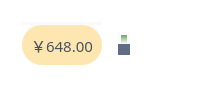
               <widget class="QFrame" name="frame_7">
                <property name="styleSheet">
                 <string notr="true">background-color: rgba(255, 255, 255, 0);</string>
                </property>
                <property name="frameShape">
                 <enum>QFrame::StyledPanel</enum>
                </property>
                <property name="frameShadow">
                 <enum>QFrame::Raised</enum>
                </property>
                <layout class="QVBoxLayout" name="verticalLayout_10">
                 <item>
                  <widget class="QFrame" name="frame_16">
                   <property name="frameShape">
                    <enum>QFrame::StyledPanel</enum>
                   </property>
                   <property name="frameShadow">
                    <enum>QFrame::Raised</enum>
                   </property>
                   <layout class="QHBoxLayout" name="horizontalLayout_14">
                    <item>
                     <widget class="QFrame" name="frame">
                      <property name="sizePolicy">
                       <sizepolicy hsizetype="Fixed" vsizetype="Fixed">
                        <horstretch>0</horstretch>
                        <verstretch>0</verstretch>
                       </sizepolicy>
                      </property>
                      <property name="maximumSize">
                       <size>
                        <width>180</width>
                        <height>180</height>
                       </size>
                      </property>
                      <property name="styleSheet">
                       <string notr="true">background-color: rgb(250, 250, 250);
border-radius: 20px;</string>
                      </property>
                      <property name="frameShape">
                       <enum>QFrame::StyledPanel</enum>
                      </property>
                      <property name="frameShadow">
                       <enum>QFrame::Raised</enum>
                      </property>
                      <layout class="QVBoxLayout" name="verticalLayout">
                       <property name="spacing">
                        <number>0</number>
                       </property>
                       <property name="leftMargin">
                        <number>0</number>
                       </property>
                       <property name="topMargin">
                        <number>0</number>
                       </property>
                       <property name="rightMargin">
                        <number>0</number>
                       </property>
                       <property name="bottomMargin">
                        <number>0</number>
                       </property>
                       <item>
                        <widget class="QFrame" name="frame_4">
                         <property name="frameShape">
                          <enum>QFrame::StyledPanel</enum>
                         </property>
                         <property name="frameShadow">
                          <enum>QFrame::Raised</enum>
                         </property>
                         <layout class="QHBoxLayout" name="horizontalLayout">
                          <property name="spacing">
                           <number>3</number>
                          </property>
                          <property name="leftMargin">
                           <number>3</number>
                          </property>
                          <property name="topMargin">
                           <number>3</number>
                          </property>
                          <property name="rightMargin">
                           <number>3</number>
                          </property>
                          <property name="bottomMargin">
                           <number>0</number>
                          </property>
                          <item>
                           <widget class="QFrame" name="frame_2">
                            <property name="styleSheet">
                             <string notr="true">background-color: qlineargradient(spread:pad, x1:0, y1:0, x2:0, y2:1, stop:0 rgba(123, 166, 209, 255), stop:1 rgba(255, 255, 255, 255));</string>
                            </property>
                            <property name="frameShape">
                             <enum>QFrame::StyledPanel</enum>
                            </property>
                            <property name="frameShadow">
                             <enum>QFrame::Raised</enum>
                            </property>
                            <widget class="QLabel" name="label_2">
                             <property name="geometry">
                              <rect>
                               <x>52</x>
                               <y>20</y>
                               <width>71</width>
                               <height>71</height>
                              </rect>
                             </property>
                             <property name="styleSheet">
                              <string notr="true">background-color: rgba(255, 255, 255, 0%);
border-color: 0px rgba(255, 255, 255, 0);</string>
                             </property>
                             <property name="frameShape">
                              <enum>QFrame::NoFrame</enum>
                             </property>
                             <property name="text">
                              <string/>
                             </property>
                             <property name="pixmap">
                              <pixmap resource="res.qrc">:/img/res/yuanshi.png</pixmap>
                             </property>
                             <property name="scaledContents">
                              <bool>true</bool>
                             </property>
                            </widget>
                            <widget class="QLabel" name="label_4">
                             <property name="geometry">
                              <rect>
                               <x>10</x>
                               <y>110</y>
                               <width>154</width>
                               <height>21</height>
                              </rect>
                             </property>
                             <property name="font">
                              <font>
                               <family>SDK_SC_Web</family>
                               <pointsize>11</pointsize>
                              </font>
                             </property>
                             <property name="styleSheet">
                              <string notr="true">background-color: rgba(255, 255, 255, 0);
color: rgb(73, 83, 102);</string>
                             </property>
                             <property name="text">
                              <string>64800个原石</string>
                             </property>
                             <property name="alignment">
                              <set>Qt::AlignCenter</set>
                             </property>
                            </widget>
                           </widget>
                          </item>
                         </layout>
                        </widget>
                       </item>
                       <item>
                        <widget class="QFrame" name="frame_3">
                         <property name="maximumSize">
                          <size>
                           <width>16777215</width>
                           <height>40</height>
                          </size>
                         </property>
                         <property name="styleSheet">
                          <string notr="true">background-color: rgb(254, 230, 176);
border-radius: 20px 20px;</string>
                         </property>
                         <property name="frameShape">
                          <enum>QFrame::StyledPanel</enum>
                         </property>
                         <property name="frameShadow">
                          <enum>QFrame::Raised</enum>
                         </property>
                         <layout class="QVBoxLayout" name="verticalLayout_5">
                          <item>
                           <widget class="QLabel" name="label_3">
                            <property name="font">
                             <font>
                              <family>SDK_SC_Web</family>
                              <pointsize>11</pointsize>
                             </font>
                            </property>
                            <property name="styleSheet">
                             <string notr="true">color: rgb(73, 83, 102);</string>
                            </property>
                            <property name="text">
                             <string>￥648.00</string>
                            </property>
                            <property name="alignment">
                             <set>Qt::AlignCenter</set>
                            </property>
                           </widget>
                          </item>
                         </layout>
                        </widget>
                       </item>
                      </layout>
                     </widget>
                    </item>
                    <item>
                     <widget class="QFrame" name="frame_13">
                      <property name="frameShape">
                       <enum>QFrame::StyledPanel</enum>
                      </property>
                      <property name="frameShadow">
                       <enum>QFrame::Raised</enum>
                      </property>
                      <layout class="QHBoxLayout" name="horizontalLayout_16">
                       <item>
                        <widget class="QFrame" name="frame_17">
                         <property name="sizePolicy">
                          <sizepolicy hsizetype="Fixed" vsizetype="Fixed">
                           <horstretch>0</horstretch>
                           <verstretch>0</verstretch>
                          </sizepolicy>
                         </property>
                         <property name="maximumSize">
                          <size>
                           <width>180</width>
                           <height>180</height>
                          </size>
                         </property>
                         <property name="styleSheet">
                          <string notr="true">background-color: rgb(250, 250, 250);
border-radius: 20px;</string>
                         </property>
                         <property name="frameShape">
                          <enum>QFrame::StyledPanel</enum>
                         </property>
                         <property name="frameShadow">
                          <enum>QFrame::Raised</enum>
                         </property>
                         <layout class="QVBoxLayout" name="verticalLayout_11">
                          <property name="spacing">
                           <number>0</number>
                          </property>
                          <property name="leftMargin">
                           <number>0</number>
                          </property>
                          <property name="topMargin">
                           <number>0</number>
                          </property>
                          <property name="rightMargin">
                           <number>0</number>
                          </property>
                          <property name="bottomMargin">
                           <number>0</number>
                          </property>
                          <item>
                           <widget class="QFrame" name="frame_18">
                            <property name="frameShape">
                             <enum>QFrame::StyledPanel</enum>
                            </property>
                            <property name="frameShadow">
                             <enum>QFrame::Raised</enum>
                            </property>
                            <layout class="QHBoxLayout" name="horizontalLayout_15">
                             <property name="spacing">
                              <number>3</number>
                             </property>
                             <property name="leftMargin">
                              <number>3</number>
                             </property>
                             <property name="topMargin">
                              <number>3</number>
                             </property>
                             <property name="rightMargin">
                              <number>3</number>
                             </property>
                             <property name="bottomMargin">
                              <number>0</number>
                             </property>
                             <item>
                              <widget class="QFrame" name="frame_19">
                               <property name="styleSheet">
                                <string notr="true">background-color: qlineargradient(spread:pad, x1:0, y1:0, x2:0, y2:1, stop:0 rgba(123, 166, 209, 255), stop:1 rgba(255, 255, 255, 255));
background-color: qlineargradient(spread:pad, x1:0, y1:0, x2:0, y2:1, stop:0.0199005 rgba(117, 166, 91, 255), stop:1 rgba(255, 255, 255, 255));</string>
                               </property>
                               <property name="frameShape">
                                <enum>QFrame::StyledPanel</enum>
                               </property>
                               <property name="frameShadow">
                                <enum>QFrame::Raised</enum>
                               </property>
                               <widget class="QLabel" name="label_9">
                                <property name="geometry">
                                 <rect>
                                  <x>52</x>
                                  <y>20</y>
                                  <width>71</width>
                                  <height>71</height>
                                 </rect>
                                </property>
                                <property name="styleSheet">
                                 <string notr="true">background-color: rgba(255, 255, 255, 0%);
border-color: 0px rgba(255, 255, 255, 0);</string>
                                </property>
                                <property name="frameShape">
                                 <enum>QFrame::NoFrame</enum>
                                </property>
                                <property name="text">
                                 <string/>
                                </property>
                                <property name="pixmap">
                                 <pixmap resource="res.qrc">:/img/res/jiuchan.png</pixmap>
                                </property>
                                <property name="scaledContents">
                                 <bool>true</bool>
                                </property>
                               </widget>
                               <widget class="QLabel" name="label_19">
                                <property name="geometry">
                                 <rect>
                                  <x>10</x>
                                  <y>110</y>
                                  <width>154</width>
                                  <height>21</height>
                                 </rect>
                                </property>
                                <property name="font">
                                 <font>
                                  <family>SDK_SC_Web</family>
                                  <pointsize>11</pointsize>
                                 </font>
                                </property>
                                <property name="styleSheet">
                                 <string notr="true">background-color: rgba(255, 255, 255, 0);
color: rgb(73, 83, 102);</string>
                                </property>
                                <property name="text">
                                 <string>10个纠缠之缘</string>
                                </property>
                                <property name="alignment">
                                 <set>Qt::AlignCenter</set>
                                </property>
                               </widget>
                              </widget>
                             </item>
                            </layout>
                           </widget>
                          </item>
                          <item>
                           <widget class="QFrame" name="frame_20">
                            <property name="maximumSize">
                             <size>
                              <width>16777215</width>
                              <height>40</height>
                             </size>
                            </property>
                            <property name="styleSheet">
                             <string notr="true">background-color: rgb(95, 109, 134);
border-radius: 20px 20px;</string>
                            </property>
                            <property name="frameShape">
                             <enum>QFrame::StyledPanel</enum>
                            </property>
                            <property name="frameShadow">
                             <enum>QFrame::Raised</enum>
                            </property>
                            <widget class="QLabel" name="label_20">
                             <property name="geometry">
                              <rect>
                               <x>80</x>
                               <y>10</y>
                               <width>45</width>
                               <height>21</height>
                              </rect>
                             </property>
                             <property name="font">
                              <font>
                               <family>SDK_SC_Web</family>
                               <pointsize>11</pointsize>
                              </font>
                             </property>
                             <property name="styleSheet">
                              <string notr="true">color: rgb(255, 255, 255);</string>
                             </property>
                             <property name="text">
                              <string>1600</string>
                             </property>
                            </widget>
                            <widget class="QLabel" name="label_21">
                             <property name="geometry">
                              <rect>
                               <x>50</x>
                               <y>5</y>
                               <width>30</width>
                               <height>30</height>
                              </rect>
                             </property>
                             <property name="maximumSize">
                              <size>
                               <width>30</width>
                               <height>30</height>
                              </size>
                             </property>
                             <property name="text">
                              <string/>
                             </property>
                             <property name="pixmap">
                              <pixmap resource="res.qrc">:/img/res/yuanshi.png</pixmap>
                             </property>
                             <property name="scaledContents">
                              <bool>true</bool>
                             </property>
                             <property name="alignment">
                              <set>Qt::AlignRight|Qt::AlignTrailing|Qt::AlignVCenter</set>
                             </property>
                            </widget>
                           </widget>
                          </item>
                         </layout>
                        </widget>
                       </item>
                      </layout>
                     </widget>
                    </item>
                    <item>
                     <widget class="QFrame" name="frame_14">
                      <property name="frameShape">
                       <enum>QFrame::StyledPanel</enum>
                      </property>
                      <property name="frameShadow">
                       <enum>QFrame::Raised</enum>
                      </property>
                     </widget>
                    </item>
                   </layout>
                  </widget>
                 </item>
                 <item>
                  <widget class="QFrame" name="frame_15">
                   <property name="frameShape">
                    <enum>QFrame::StyledPanel</enum>
                   </property>
                   <property name="frameShadow">
                    <enum>QFrame::Raised</enum>
                   </property>
                   <widget class="QFrame" name="frame_47">
                    <property name="geometry">
                     <rect>
                      <x>340</x>
                      <y>215</y>
                      <width>321</width>
                      <height>30</height>
                     </rect>
                    </property>
                    <property name="minimumSize">
                     <size>
                      <width>0</width>
                      <height>30</height>
                     </size>
                    </property>
                    <property name="maximumSize">
                     <size>
                      <width>16777215</width>
                      <height>30</height>
                     </size>
                    </property>
                    <property name="font">
                     <font>
                      <family>SDK_SC_Web</family>
                      <pointsize>9</pointsize>
                     </font>
                    </property>
                    <property name="frameShape">
                     <enum>QFrame::StyledPanel</enum>
                    </property>
                    <property name="frameShadow">
                     <enum>QFrame::Raised</enum>
                    </property>
                    <layout class="QHBoxLayout" name="horizontalLayout_18">
                     <property name="spacing">
                      <number>10</number>
                     </property>
                     <property name="leftMargin">
                      <number>0</number>
                     </property>
                     <property name="topMargin">
                      <number>0</number>
                     </property>
                     <property name="rightMargin">
                      <number>0</number>
                     </property>
                     <property name="bottomMargin">
                      <number>0</number>
                     </property>
                     <item>
                      <widget class="QFrame" name="frame_48">
                       <property name="font">
                        <font>
                         <family>SDK_SC_Web</family>
                         <pointsize>15</pointsize>
                        </font>
                       </property>
                       <property name="styleSheet">
                        <string notr="true">#frame_48
{
background-color: rgba(0, 0, 0, 50%);
border-radius:15px;
}
QLabel
{
color: rgb(255, 255, 255);
}</string>
                       </property>
                       <property name="frameShape">
                        <enum>QFrame::StyledPanel</enum>
                       </property>
                       <property name="frameShadow">
                        <enum>QFrame::Raised</enum>
                       </property>
                       <layout class="QHBoxLayout" name="horizontalLayout_19">
                        <property name="topMargin">
                         <number>0</number>
                        </property>
                        <property name="bottomMargin">
                         <number>0</number>
                        </property>
                        <item>
                         <widget class="QLabel" name="label_22">
                          <property name="maximumSize">
                           <size>
                            <width>30</width>
                            <height>30</height>
                           </size>
                          </property>
                          <property name="font">
                           <font>
                            <family>SDK_SC_Web</family>
                            <pointsize>15</pointsize>
                           </font>
                          </property>
                          <property name="text">
                           <string/>
                          </property>
                          <property name="pixmap">
                           <pixmap resource="res.qrc">:/img/res/yuanshi.png</pixmap>
                          </property>
                          <property name="scaledContents">
                           <bool>true</bool>
                          </property>
                         </widget>
                        </item>
                        <item>
                         <widget class="QLabel" name="label_23">
                          <property name="font">
                           <font>
                            <family>SDK_SC_Web</family>
                            <pointsize>15</pointsize>
                           </font>
                          </property>
                          <property name="text">
                           <string>9999999</string>
                          </property>
                         </widget>
                        </item>
                       </layout>
                      </widget>
                     </item>
                     <item>
                      <widget class="QFrame" name="frame_49">
                       <property name="font">
                        <font>
                         <family>SimSun</family>
                         <pointsize>10</pointsize>
                        </font>
                       </property>
                       <property name="styleSheet">
                        <string notr="true">#frame_49
{
background-color: rgba(0, 0, 0, 50%);
border-radius:15px;
}
QLabel
{
color: rgb(255, 255, 255);
}</string>
                       </property>
                       <property name="frameShape">
                        <enum>QFrame::StyledPanel</enum>
                       </property>
                       <property name="frameShadow">
                        <enum>QFrame::Raised</enum>
                       </property>
                       <layout class="QHBoxLayout" name="horizontalLayout_20">
                        <property name="topMargin">
                         <number>0</number>
                        </property>
                        <property name="bottomMargin">
                         <number>0</number>
                        </property>
                        <item>
                         <widget class="QLabel" name="label_24">
                          <property name="maximumSize">
                           <size>
                            <width>30</width>
                            <height>30</height>
                           </size>
                          </property>
                          <property name="font">
                           <font>
                            <family>SDK_SC_Web</family>
                            <pointsize>15</pointsize>
                           </font>
                          </property>
                          <property name="text">
                           <string/>
                          </property>
                          <property name="pixmap">
                           <pixmap resource="res.qrc">:/img/res/jiuchan.png</pixmap>
                          </property>
                          <property name="scaledContents">
                           <bool>true</bool>
                          </property>
                         </widget>
                        </item>
                        <item>
                         <widget class="QLabel" name="label_25">
                          <property name="font">
                           <font>
                            <family>SDK_SC_Web</family>
                            <pointsize>15</pointsize>
                           </font>
                          </property>
                          <property name="text">
                           <string>9999999</string>
                          </property>
                         </widget>
                        </item>
                       </layout>
                      </widget>
                     </item>
                    </layout>
                   </widget>
                   <widget class="QPushButton" name="pushButton_4">
                    <property name="geometry">
                     <rect>
                      <x>0</x>
                      <y>210</y>
                      <width>150</width>
                      <height>43</height>
                     </rect>
                    </property>
                    <property name="sizePolicy">
                     <sizepolicy hsizetype="Fixed" vsizetype="Fixed">
                      <horstretch>0</horstretch>
                      <verstretch>0</verstretch>
                     </sizepolicy>
                    </property>
                    <property name="maximumSize">
                     <size>
                      <width>150</width>
                      <height>50</height>
                     </size>
                    </property>
                    <property name="font">
                     <font>
                      <family>SDK_SC_Web</family>
                      <pointsize>15</pointsize>
                     </font>
                    </property>
                    <property name="styleSheet">
                     <string notr="true">background-color: rgba(255, 255, 255, 90%);
color: rgb(186, 167, 149);
border: 2px solid rgba(186, 167, 149, 90%);
border-radius:20px;</string>
                    </property>
                    <property name="text">
                     <string>返回祈愿</string>
                    </property>
                   </widget>
                  </widget>
                 </item>
                </layout>
               </widget>
